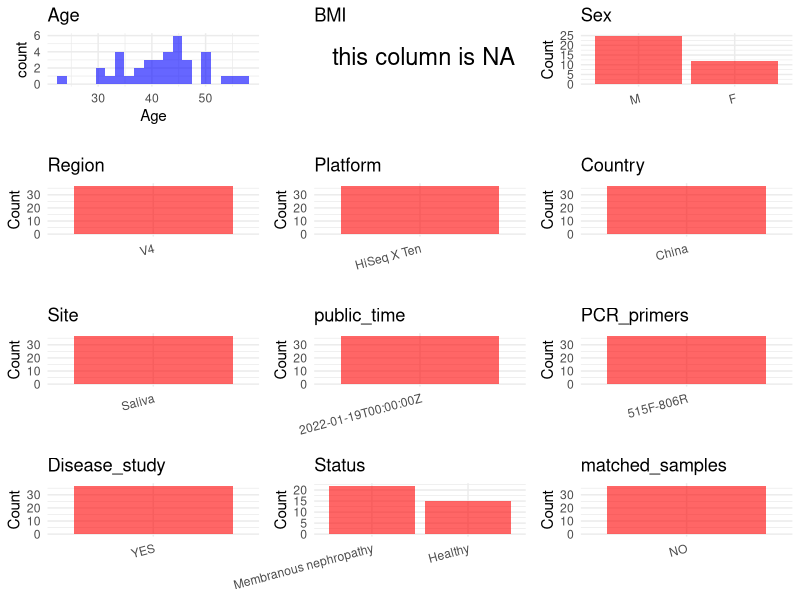

This figure's R source: (Note: this script raises an error after producing the figure.)
## ---- chunk 1
# Load necessary libraries
library(dplyr)
library(ggplot2)
library(cowplot)

# Set working directory (update this path to your local directory)
setwd("D:/oral_project/PRJNA698736")

# Read the initial metadata files
initial_meta<-read.csv("SraRunTable.csv",header = T)

# Combine the two metadata files
#meta <- rbind(initial_meta, initial_meta1)

#Remove entries where Organism is "gut metagenome" (non-oral samples)
#initial_meta <- subset(initial_meta,isolation_source!= "feces")

# Check the number of samples containing "HT" in Sample.Name (e.g., healthy controls)
#nrow(subset(meta, grepl("HT", Sample.Name)))

# Display the first few rows of the metadata
head(initial_meta)
## ---- chunk 2
# Create a uniform metadata dataframe
metadata <- data.frame(
  BioProject = initial_meta$BioProject,
  Run = initial_meta$Run,
  sample_name = initial_meta$Sample.Name,
  Age = initial_meta$Age,
  BMI = NA,
  Sex=initial_meta$Sex,
  Region = "V4",
  Platform = initial_meta$Instrument,
  Country = initial_meta$geo_loc_name_country,
  Site ="Saliva",
  public_time = initial_meta$ReleaseDate,
  stringsAsFactors = FALSE
)
## ---- chunk 3
# Add information obtained from the publication
metadata$PCR_primers <- "515F-806R"
metadata$title <- "Salivary microbiota analysis of patients with membranous nephropathy"
#metadata<-subset(uniform_meta,Site!="feces")
metadata$Disease_study <- "YES"
# Assign disease status based on sample_name patterns
metadata$Status <- initial_meta$Status
#extract subject id by remove prefix of sample_name
#metadata$sample_name <- gsub("[FSP].*", "", metadata$sample_name)
#get subjects id with Saliva available
#keep_subjects<-subset(metadata,Site %in% c("saliva"))
#remove subjects without Saliva samples
#metadata<-subset(metadata,sample_name %in% keep_subjects$sample_name)
#get subjects sampling counts
#sample_counts <- table(metadata$sample_name)
# Create matched_samples column, any subjects have >=2 samples will be label "YES", otherwise "NO"
#metadata$matched_samples <- ifelse(metadata$sample_name %in% names(sample_counts[sample_counts >= 2]), "YES", "NO")
#metadata$BMI<-gsub("not provided",NA,metadata$BMI)
#metadata$BMI<-as.numeric(metadata$BMI)
metadata$matched_samples<-"NO"
## ---- chunk 4
# Check the number of unique runs and sample names
print(paste("Number of unique runs:", length(unique(metadata$Run))))
print(paste("Number of unique sample names:", length(unique(metadata$sample_name))))
## ---- chunk 5
# Select columns for visualization
plot_data <- metadata %>%
  select(-BioProject, -Run, -sample_name, -title)

# Function to create simple plots for each column
create_simple_plots <- function(data) {
  plots <- list()
  
  for (col in colnames(data)) {
    # Check if the column is all NA
    if (all(is.na(data[[col]]))) {
      # Create an empty plot with text indicating all NA
      p <- ggplot() +
        annotate("text", x = 0.5, y = 0.5, label = "this column is NA", size = 6) +
        labs(title = col) +
        theme_void()
    } else if (is.numeric(data[[col]])) {
      # Numeric variable: histogram
      p <- ggplot(data, aes(x = .data[[col]])) +
        geom_histogram(fill = "blue", alpha = 0.6, bins = 20, na.rm = TRUE) +
        labs(title = col) +
        theme_minimal()
    } else {
      # Categorical variable: bar plot (remove NA values)
      count_data <- as.data.frame(table(data[[col]], useNA = "ifany"))
      p <- ggplot(count_data, aes(x = reorder(Var1, -Freq), y = Freq)) +
        geom_col(fill = "red", alpha = 0.6) +
        labs(title = col, x = NULL, y = "Count") +
        theme_minimal() +
        theme(axis.text.x = element_text(angle = 15, hjust = 1))
    }
    plots[[col]] <- p
  }
  
  return(plots)
}

# Generate and arrange plots
plots <- create_simple_plots(plot_data)
p<-plot_grid(plots$Age, 
          plots$BMI, 
          plots$Sex, 
          plots$Region, 
          plots$Platform, 
          plots$Country, 
          plots$Site,
          plots$public_time, 
          plots$PCR_primers,
          plots$Disease_study,
          plots$Status,
          plots$matched_samples,# add 
          ncol = 3, align = "hv", axis = "lb")
ggsave("Metadata_Summary.png", plot = p, width = 8, height = 6, dpi = 150)
## ---- chunk 6
knitr::include_graphics("Metadata_Summary.png")
## ---- chunk 7
# Reorder columns to match the desired format
metadata <- metadata[, c(
  "BioProject", "Run", "sample_name", "Age", "BMI", "Sex", 
  "Region", "Platform", "Country", "Site", "public_time", 
  "PCR_primers", "title", "Disease_study", "Status","matched_samples"
)]

# Export the uniform metadata to a CSV file
write.csv(metadata, file = "metadata.csv", quote = FALSE)
head(metadata)
